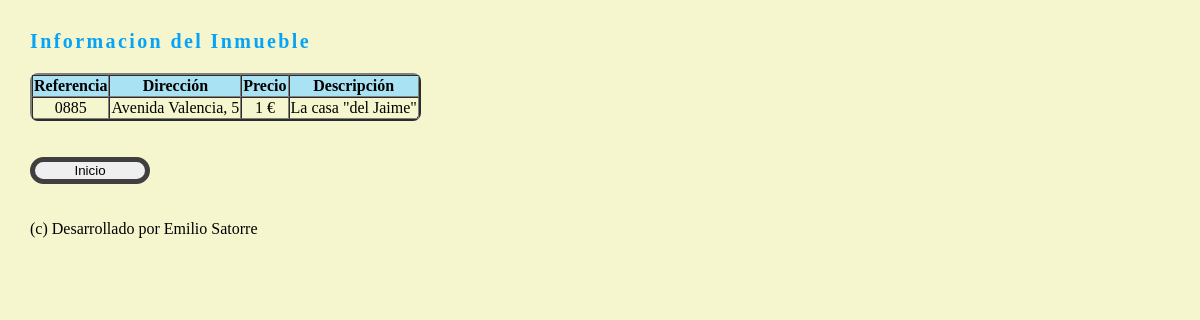
/show.php?id=1, run on the app's committed database.
### tables this page shows
CREATE TABLE `piso` (
  `id` int(11) NOT NULL,
  `referencia` varchar(10) NOT NULL,
  `direccion` varchar(40) NOT NULL,
  `precio` varchar(20) NOT NULL,
  `descripcion` varchar(100) NOT NULL
);

### show.php (the view, shortened to what this page needs)
<!DOCTYPE html>
<html lang="en">
<head>
    <link rel="stylesheet" type="text/css" href="style.css">
</head>
<body>
<?php
    $id=$_GET['id'];
    require_once "conexion.php";
    $stmt = $pdo->prepare('SELECT * FROM piso WHERE id=:id');
    $stmt->execute([':id'=>$id]);
    $piso=$stmt->fetch();
?>
<h3>Informacion del Inmueble</h3>
<table border="2" cellspacing="0">
    <tr>
        <th>Referencia</th>
        <th>Dirección</th>
        <th>Precio</th>
        <th>Descripción</th>
    </tr>
    <tr>
        <td><?= $piso['referencia']; ?></td>
        <td><?= $piso['direccion']; ?></td>
        <td><?= $piso['precio']; ?></td>
        <td><?= $piso['descripcion']; ?></td>
</table>
<br><br>
<form action="index.php" method="POST">
    <input id="boton" type="submit" name="" value="Inicio">
</form>
<br><br>
<?php include "footer.php"; ?>

### style.css (style rules this page uses)
input { width: 20%; }
#boton { width: 120px; border-radius: 38px 38px 38px 38px; -moz-border-radius: 38px 38px 38px 38px; -webkit-border-radius: 38px 38px 38px 38px; border: 5px solid #403f40; }
body { margin: 30px; background-color: #F5F6CE; }
th { background-color: #A9E2F3; text-align: center; }
table { text-align: center; border-size: 2px; border-radius: 8px; }
h3 { font-family: "times new roman", times, serif; color: #07A3F7; font-size: 20px; font-weight: bold; letter-spacing: 1.8pt; }

### data on the page
piso: referencia "0885", direccion "Avenida Valencia, 5", precio "1 €", descripcion "La casa \"del Jaime\""
